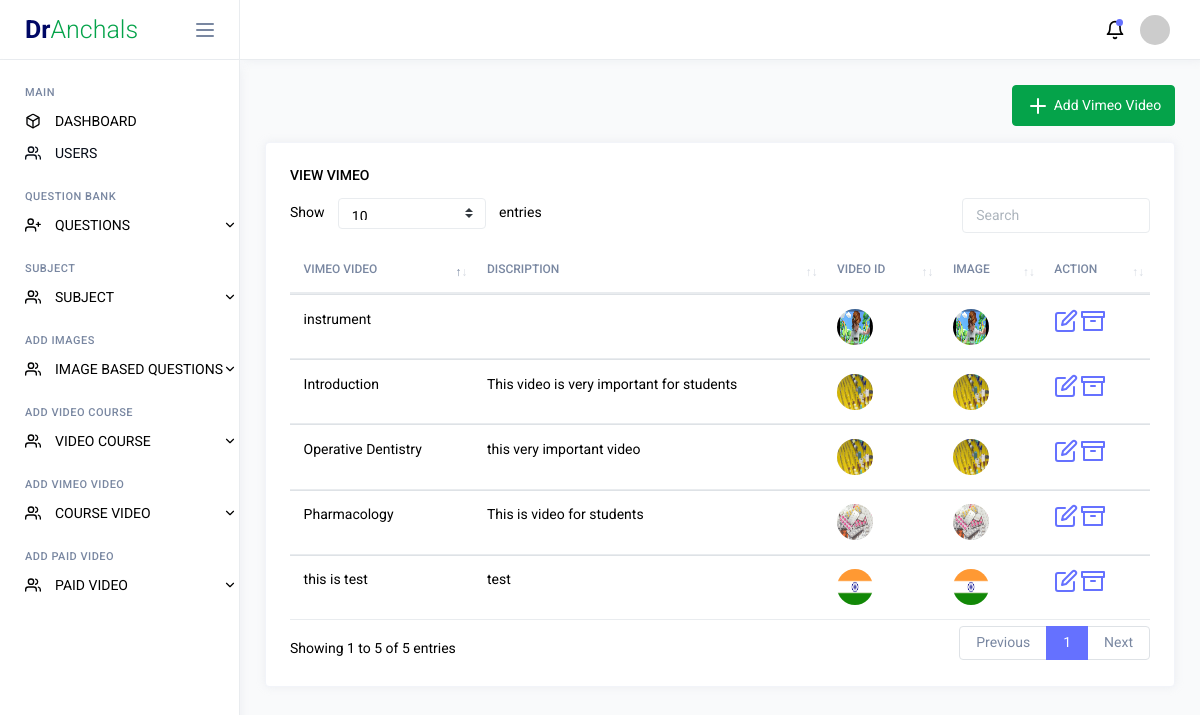
The app's page /view-vimeo.php (signed in) with its own data.
### tables this page shows
CREATE TABLE `videos` (
  `id` int(11) NOT NULL,
  `video_titel` varchar(250) NOT NULL,
  `discription` text NOT NULL,
  `videopath` varchar(250) NOT NULL,
  `videothumble` text NOT NULL,
  `showhide` varchar(20) DEFAULT NULL,
  `courseid` varchar(22) NOT NULL
);

### view-vimeo.php (the view, shortened to what this page needs)
<?php
include "db.php";
?>
<!DOCTYPE html>
<html lang="en">
<head>
	<link rel="stylesheet" href="https://maxcdn.bootstrapcdn.com/bootstrap/4.5.2/css/bootstrap.min.css">
<link rel="stylesheet" href="https://cdnjs.cloudflare.com/ajax/libs/font-awesome/4.7.0/css/font-awesome.min.css">
<link rel="stylesheet" href="https://cdnjs.cloudflare.com/ajax/libs/font-awesome/4.7.0/css/font-awesome.min.css">
	<link rel="stylesheet" href="assets/vendors/core/core.css">
	<link rel="stylesheet" href="assets/fonts/feather-font/css/iconfont.css">
	<link rel="stylesheet" href="assets/vendors/flag-icon-css/css/flag-icon.min.css">
  <link rel="stylesheet" href="assets/vendors/datatables.net-bs4/dataTables.bootstrap4.css">
	<link rel="stylesheet" href="assets/css/demo1/style.css">
</head>
<body>
	<div class="main-wrapper">
<?php
include "header.php";
  ?>
		<div class="page-wrapper">
			<nav class="navbar">
				<div class="navbar-content">
					<ul class="navbar-nav">
						<li class="nav-item dropdown">
							<a class="nav-link dropdown-toggle" href="#" id="notificationDropdown" role="button" data-bs-toggle="dropdown" aria-haspopup="true" aria-expanded="false">
								<i data-feather="bell"></i>
								<div class="indicator">
									<div class="circle"></div>
								</div>
							</a>
						</li>
						<li class="nav-item dropdown">
							<a class="nav-link dropdown-toggle" href="#" id="profileDropdown" role="button" data-bs-toggle="dropdown" aria-haspopup="true" aria-expanded="false">
								<img class="wd-30 ht-30 rounded-circle" src="https://via.placeholder.com/30x30" alt="profile">
							</a>
						</li>
					</ul>
				</div>
			</nav>
      <div class="page-content">
				<div class="row">
				<div class="col-md-12 text-right mb-3"><a class="btn btn-success" href="add-vimeo.php"><i data-feather="plus"></i> Add Vimeo Video</a></div>
				</div>
				<div class="row">
					<div class="col-md-12 grid-margin stretch-card">
            <div class="card">
              <div class="card-body">
                <h6 class="card-title">View Vimeo</h6>
                <div class="table-responsive">
                  <table id="dataTableExample" class="table">
                    <thead>
                      <tr>
                        <th>Vimeo Video</th>
                        <th>Discription</th>
                        <th>Video id</th>
                        <th>Image</th>
                        <th>Action</th>
                      </tr>
                    </thead>
                    <tbody>
                                            <?php
                                            $sql1 = mysqli_query($con, "SELECT * FROM `videos`");
                                            $ceck =  mysqli_num_rows($sql1);
                                            if ($ceck > 0) {
                                            while($row=mysqli_fetch_array($sql1)){
                                            ?>
                      <tr>
                        <td><?php  echo $row['video_titel']  ?></td>
                        <td><?php  echo $row['discription']  ?></td>
                        <td><a target="_blank" href="vimoplay.php?videoid=<?php echo $row['videopath'] ;?> "><img src="api/<?php  echo $row['videothumble']  ?>"  ></a> </td>
                        <td><a target="_blank" href="vimoplay.php?videoid=<?php echo $row['videopath'] ;?> "><img src="api/<?php  echo $row['videothumble']  ?>"  ></a> </td>
                        <td><a class="font-12" href="add-vimeo.php?edit=<?php echo $row['id'] ;?>"><i data-feather="edit"></i> </a>  <a class="font-12" href="?delete=<?php echo $row['id'] ;?>"><i data-feather="archive"></i> </a> </td>
                      </tr>
                                            <?php
                                            }
                                            }
                                            ?>
                    </tbody>
                  </table>
                </div>
              </div>
            </div>
					</div>
				</div>
			</div>
</body>
</html>

### records on screen
videos: video_titel "Pharmacology", discription "This is video for students", videothumble (picture)
videos: video_titel "Operative Dentistry", discription "this very important video", videothumble (picture)
videos: video_titel "Introduction", discription "This video is very important for students", videothumble (picture)
videos: video_titel "this is test", discription "test", videothumble (picture)
videos: video_titel "instrument", videothumble (picture)
